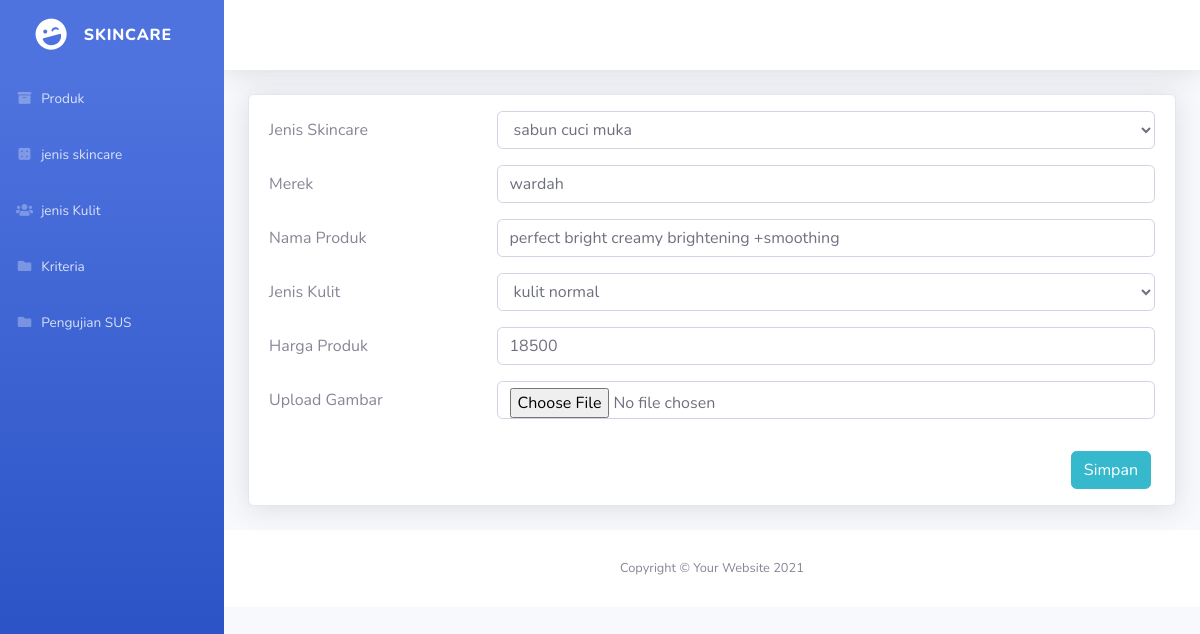
Screenshot of /admin/Produk/editdata/6 with the database file from the repository.
### tables this page shows
CREATE TABLE `produk` (
  `id_produk` int(11) NOT NULL,
  `jenis_skincare` int(11) NOT NULL,
  `merek_produk` varchar(200) NOT NULL,
  `id_JK` int(11) NOT NULL,
  `nama_produk` varchar(100) NOT NULL,
  `harga` int(11) DEFAULT NULL,
  `gambar` varchar(255) DEFAULT NULL,
  `rekomendasi` int(11) NOT NULL COMMENT 'favorite'
);

### application/controllers/admin/Produk.php (called while the page is built, shortened)
<?php defined('BASEPATH') or exit('No direct script access allowed');
class Produk extends CI_Controller
{
	public function __construct()
	{
		$this->load->model('admin/Produk_model', 'Produk_model');
		$this->load->model('admin/JS_model', 'JS_model');
		$this->load->model('admin/JK_model', 'JK_model');
	}
	public function editdata($id = null)
	{
		if ($id != null) {
			$prodak_select = $this->Produk_model->get($id);
			if ($prodak_select->num_rows() > 0) {
				$data = array(
					'List_JK' => $this->JK_model->tampildata(),
					'List_JS' => $this->JS_model->tampildata(),
					'data_produk' => $this->Produk_model->get_by_id($id)
				);
				$this->load->view('admin/admin_sidebar');
				$this->load->view('admin/produk/editproduk', $data);
				$this->load->view('admin/admin_footer');
			} else {
				redirect('404_override');
			}
		} else {
			redirect('404_override');
		}
	}
}

### index.php (called while the page is built, shortened)
<?php
require_once BASEPATH.'core/CodeIgniter.php';

### application/models/admin/JK_model.php (called while the page is built, shortened)
<?php defined('BASEPATH') or exit('No direct script access allowed');
class JK_model extends CI_Model
{
	public function tampildata()
	{
		return $this->db->get('jenis_kulit')->result();
	}
}

### application/models/admin/JS_model.php (called while the page is built, shortened)
<?php defined('BASEPATH') or exit('No direct script access allowed');
class JS_model extends CI_Model
{
	public function tampildata()
	{
		return $this->db->get('jenis_skincare')->result();
	}
}

### application/models/admin/Produk_model.php (called while the page is built, shortened)
<?php defined('BASEPATH') or exit('No direct script access allowed');
class Produk_model extends CI_Model
{
	public function get_by_id($id_produk)
	{
		return $this->db->get_where('produk', array('id_produk' => $id_produk))->result();
	}
}

### application/views/admin/produk/editproduk.php (the view, shortened to what this page needs)
<div id="content-wrapper" class="d-flex flex-column">
    <div id="content">
        <nav class="navbar navbar-expand navbar-light bg-white topbar mb-4 static-top shadow">
        </nav>
        <div class="container-fluid">
            <div class="card shadow mb-4">
                <div class="row">
                    <div class="col">
                        <form method="POST" enctype="multipart/form-data" action="<?= site_url("admin/Produk/proses_editdata/" . $data_produk[0]->id_produk); ?>">
                            <div class="form-group row mt-3 mr-2 ml-2">
                                <label for="jenis_skincare" class="col-sm-3 col-form-label">Jenis Skincare</label>
                                <div class="col-sm-9">
                                    <select name="jenis_skincare" class="form-control">
                                        <?php foreach ($List_JS as $list) : ?>
                                            <?php if ($list->id_js == $data_produk[0]->jenis_skincare) { ?>
                                                <option selected value="<?php echo $list->id_js ?>"><?= $list->jenis_skincare ?></option>
                                            <?php } else if (set_value('jenis_skincare') == $list->id_js) { ?>
                                                <option selected value="<?php echo $list->id_js ?>"><?php echo $list->jenis_skincare ?></option>
                                            <?php } ?>
                                        <?php endforeach ?>
                                    </select>
                                </div>
                            </div>
                            <div class="form-group row mt-3 mr-2 ml-2">
                                <label for="kriteria" class="col-sm-3 col-form-label">Merek</label>
                                <div class="col-sm-9">
                                    <input type="text" class="form-control" id="merek_produk" name="merek_produk" value="<?= $data_produk[0]->merek_produk ?>">
                                </div>
                            </div>
                            <div class="form-group row mt-3 mr-2 ml-2">
                                <label for="kriteria" class="col-sm-3 col-form-label">Nama Produk</label>
                                <div class="col-sm-9">
                                    <input type="text" class="form-control" id="nama_produk" name="nama_produk" value="<?= $data_produk[0]->nama_produk ?>">
                                </div>
                            </div>
                            <div class="form-group row mt-3 mr-2 ml-2">
                                <label for="nama_Jk" class="col-sm-3 col-form-label">Jenis Kulit</label>
                                <div class="col-sm-9">
                                    <select name="nama_Jk" class="form-control">
                                        <?php foreach ($List_JK as $list) : ?>
                                            <?php if ($list->id_JK == $data_produk[0]->id_JK || set_value('nama_Jk') == $list->id_JK) : ?>
                                                <option selected value="<?= $list->id_JK ?>"><?= $list->nama_Jk ?></option>
                                            <?php else : ?>
                                                <option value="<?= $list->id_JK ?>"><?= $list->nama_Jk ?></option>
                                            <?php endif; ?>
                                        <?php endforeach ?>
                                    </select>
                                </div>
                            </div>
                            <div class="form-group row mt-3 mr-2 ml-2">
                                <label for="harga" class="col-sm-3 col-form-label">Harga Produk</label>
                                <div class="col-sm-9">
                                    <input type="number" min=0 class="form-control" id="harga" value="<?= $data_produk[0]->harga ?>" name="harga_produk" required>
                                </div>
                            </div>
                            <div class="form-group row mt-3 mr-2 ml-2">
                                <label for="gambar" class="col-sm-3 col-form-label"> Upload Gambar</label>
                                <div class="col-sm-9">
                                    <input type="file" class="form-control" id="gambar" name="image" accept="image/png, image/jpeg, image/jpg, image/gif">
                                </div>
                            </div>
                            <div class="form-group row mt-3 mr-4 ml-2 float-right">
                                <button type="submit" class="btn btn-info">Simpan</button>
                            </div>
                        </form>
                    </div>
                </div>
            </div>
        </div>
        <footer class="sticky-footer bg-white">
            <div class="container my-auto">
                <div class="copyright text-center my-auto">
                    <span>Copyright &copy; Your Website 2021</span>
                </div>
            </div>
        </footer>
    </div>
</div>

### rows the page displays
produk: merek_produk "wardah", nama_produk "perfect bright creamy brightening +smoothing", harga_produk "18500"

### other values shown
form field jenis_skincare "sabun cuci muka"
form field nama_Jk "kulit normal"
